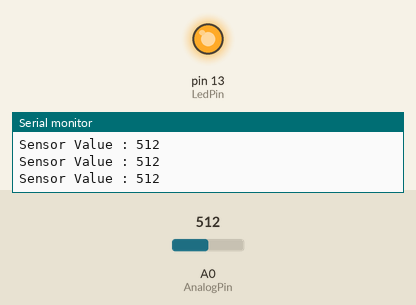
Recording of a sketch running on a simulated Arduino Uno, built with avr-gcc and run on an emulated ATmega328P. Parts: output pins drawn as LEDs (lit = HIGH), the last lines printed to the serial monitor. The test bench sets the inputs (shaded band); at power-on: A0 (AnalogPin) = 512.

Above: at 1.3 s.
1.4 s: A0 (AnalogPin) set to 482
At 2.0 s:
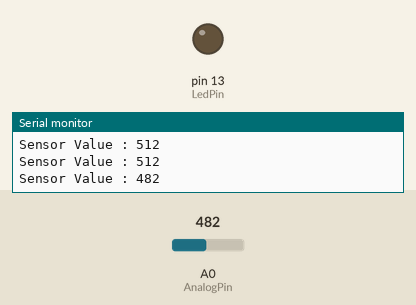
3.0 s: A0 (AnalogPin) set to 510
At 4.2 s:
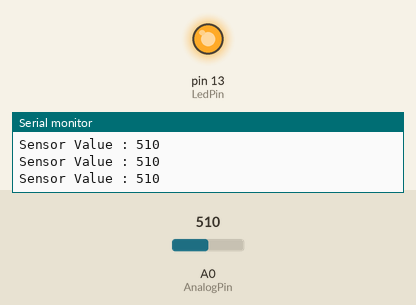
4.5 s: A0 (AnalogPin) set to 490
At 5.6 s:
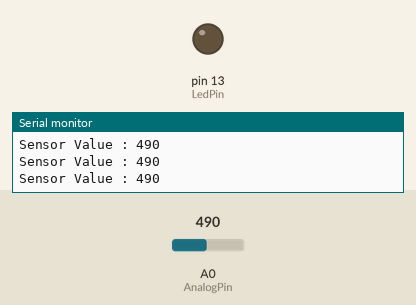
Timing chart, 0 to 7.5 s (numbered marks = the images above; inputs shaded):
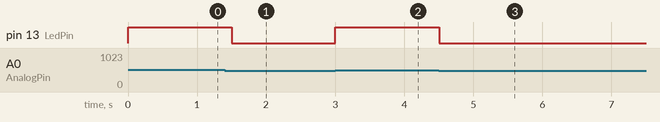

The sketch:

Analog_temp.ino
```cpp
int AnalogPin = A0;    // Analog input

int DigitalPin = 7;  // Digital input

int LedPin = 13;     // select the pin for the LED

int gValue = 0;     // variable for Sensor Data

void setup ()

{

  pinMode (LedPin, OUTPUT);

//  pinMode (DigitalPin, INPUT);

  Serial.begin (9600);

}

void loop ()

{

  gValue = analogRead(AnalogPin);


  if (gValue>500)   {

    digitalWrite (LedPin, HIGH);

  }else {

    digitalWrite (LedPin, LOW);

  }

  Serial.print ("Sensor Value : ");

  Serial.println (gValue, DEC);

  delay(500);

}
```

Measured:
- the behaviour switches between 501 and 500 on A0 (AnalogPin) (found by bisection; images 0 and 1)
- after the input at 1.4 s, pin 13 (LedPin): HIGH → LOW after 0.10 s
- after the input at 3.0 s, pin 13 (LedPin): LOW → HIGH at once
- after the input at 4.5 s, pin 13 (LedPin): HIGH → LOW at once
